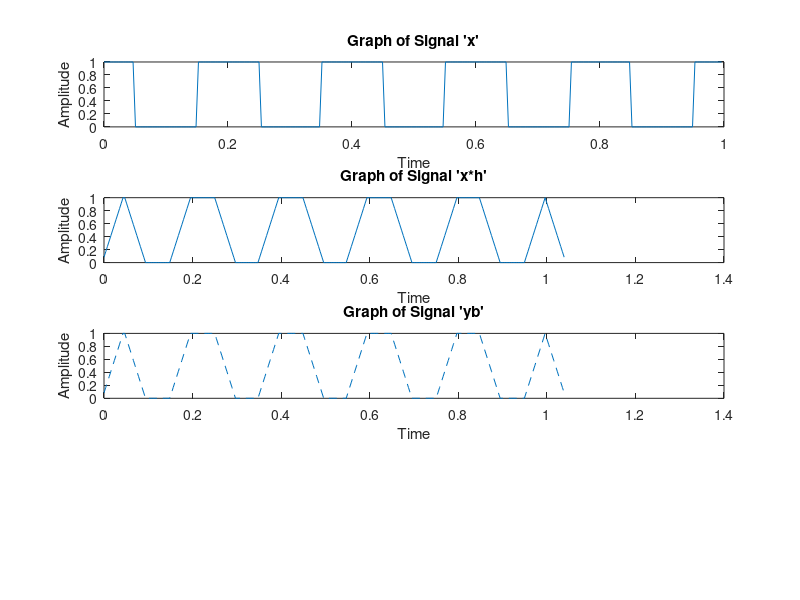

The MATLAB source for this figure: (Note: this script raises an error after producing the figure.)
%%
%Lab 2
%Valery Smith and Christopher Caldwell
%%
% Signal:
%clc
close all
clear

v=4;

t = (0:255)/256;
x = cos(2*pi*5*t)>0;

%%
% Filter:

h = ones(1,12)/12;

%plot of x and h and x*h

y=conv(x,h);

figure(1);

subplot(v,1,1);
plot(t, x);
ylabel("Amplitude")
xlabel("Time")
title("Graph of Signal 'x'")

subplot(v,1,2);
plot((0:length(y)-1)/length(t), y);
ylabel("Amplitude")
xlabel("Time")
title("Graph of Signal 'x*h'")

%%


%M         M-samples for FIR Filter
%L         Data Sequence Length
Q=64; %    Length of Blocks
%K = L/Q   Number of short blocks, length Q

%xk = reshape(x, Q, K)'; % creating matrix.

xk = reshape(x, 64, 4)';

lf = 256+12-1;
yb = zeros(1,lf);
lb = 64+12-1;

ya1 = conv(xk(1,:),h);
ya2 = conv(xk(2,:),h);
ya3 = conv(xk(3,:),h);
ya4 = conv(xk(4,:),h);


%d=64;

yb(1:75) = yb(1:75) + ya1;
yb(65:139)= yb(65:139) + ya2;
yb(129:129+74)= yb(129:129+74) + ya3;
yb(193:193+74)= yb(193:193+74) + ya4;
%yb(128:204)= yb(128:204) + conv(xk(4,:),h);
%yb(192:268)= yb(192:268) + conv(xk(

%n=0, 1->76   1->76    1->76
%n=1, 13->89  77->153  64->140
%n=2, 25->101 154->230 128->204
%n=3, 37->113 231->307 192->268




subplot(v,1,3);
plot((0:length(yb)-1)/length(t), yb, '--' );
ylabel("Amplitude")
xlabel("Time")
title("Graph of Signal 'yb'")

yb_by_func = overlap_add(h, x, Q);

subplot(v,1,4);

plot((0:length(yb_by_func)-1)/length(t), yb_by_func);
ylabel("Amplitude")
xlabel("Time")
title("Graph of Signal 'yb' Generated by Function")
%%
t = (0:8191)/8192;
x1 = cos(2*pi*4096*(t.*t));
%sound(x1);

M=9;

figure(2);

h = hamming(M);
h=h'/sum(h);
stem(h);
ylabel("Amplitude")
xlabel("Time")
title("Graph of hann window filter :)")

y=overlap_add(h,x1,256);
%sound(y); 

yn = y(1:length(t));
figure(3);
plot(t*8192,abs(yn));
ylabel("Amplitude")
xlabel("Time")
title("Graph of absolute value of filtered with hann window")

for n=1:9;
h1(n)=h(n)*((-1)^n);
end

figure(4)
stem(h1)

yp=overlap_add(h1,x1,256);
sound(yp); 

figure(5);
plot(1:length(yp),abs(yp));
ylabel("Amplitude")
xlabel("Time")
title("Graph of Filtered Chirp")

testa=fft(h1);
figure(6);
plot(abs(real(testa)));


